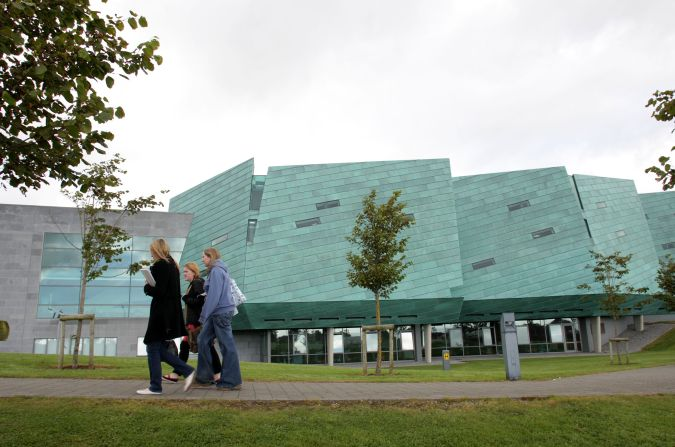
#> input picture Python - OpenCV, NumPy and Matplotlib/GMIT.jpg, 675 x 447 px
$ python lab9.py   (older library calls are emulated)
#> lines starting #> are read from the running program, lines starting #| are printed output that depends on the picture; after the words box and inside, x2 and y2 are one past the last pixel; in counts of white or black regions, pixels touching at a corner belong together
import cv2
import numpy as np
from matplotlib import pyplot as plt

img = cv2.imread('GMIT.jpg',)
#> img is the input picture: shape (447, 675, 3); mean B, G, R 146.4, 158.5, 148.9

#convert to gray scale
gray_image = cv2.cvtColor(img, cv2.COLOR_BGR2GRAY)
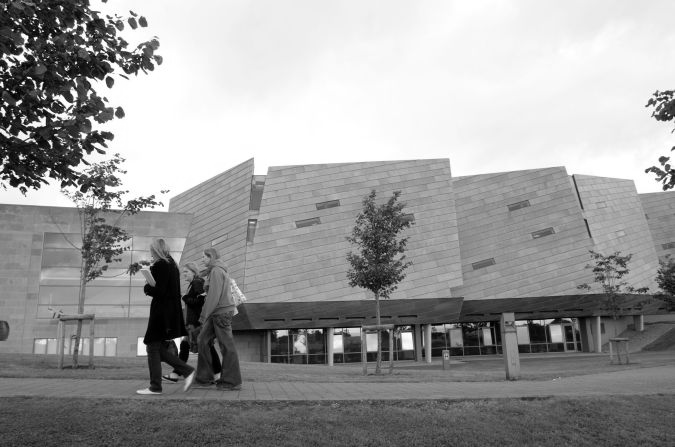
#> gray_image: shape (447, 675); min 0, max 255, mean 154.2

#write to new file
cv2.imwrite('GMIT_gray.jpg',gray_image)

#cv2.imshow('image',img)
#cv2.waitKey(0)

# Part 6
#======================
nrows = 2
ncols = 1

#plot first two for Part 6
plt.subplot(nrows, ncols,1),plt.imshow(cv2.cvtColor(img,cv2.COLOR_BGR2RGB), cmap = 'gray')
plt.title('Original'), plt.xticks([]), plt.yticks([])
plt.subplot(nrows, ncols,2),plt.imshow(gray_image, cmap = 'gray')
plt.title('GrayScale'), plt.xticks([]), plt.yticks([])
plt.show()

#Part 7
#======================
KernelSizeWidth = 13
KernelSizeHeight = 13

#add a GaussianBlur to image
imgOut = cv2.GaussianBlur(img,(KernelSizeWidth, KernelSizeHeight),0)
#cv2.imwrite('GMIT_blur.jpg',imgOut)

#cv2.imshow('image',imgOut)
#cv2.waitKey(0)

#Part 8
#======================
nrows = 2
ncols = 2

imgOrig = cv2.imread('GMIT.jpg',)

#plot four images for Part 8
plt.subplot(nrows, ncols,1),plt.imshow(cv2.cvtColor(imgOrig,cv2.COLOR_BGR2RGB), cmap = 'gray')
plt.title('Original'), plt.xticks([]), plt.yticks([])

plt.subplot(nrows, ncols,2),plt.imshow(gray_image, cmap = 'gray')
plt.title('GrayScale'), plt.xticks([]), plt.yticks([])

plt.subplot(nrows, ncols,3),plt.imshow(cv2.GaussianBlur(gray_image,(3, 3),0), cmap = 'gray')
plt.title('3 x 3 Blur'), plt.xticks([]), plt.yticks([])

plt.subplot(nrows, ncols,4),plt.imshow(cv2.GaussianBlur(gray_image,(13, 13),0), cmap = 'gray')
plt.title('13 x 13 Blur'), plt.xticks([]), plt.yticks([])

plt.show()

#Part 9, 10, 11 & 12
#======================
nrows = 3
ncols = 3

#read in and blur gray image
imgIn = cv2.imread('image_test.jpg',)
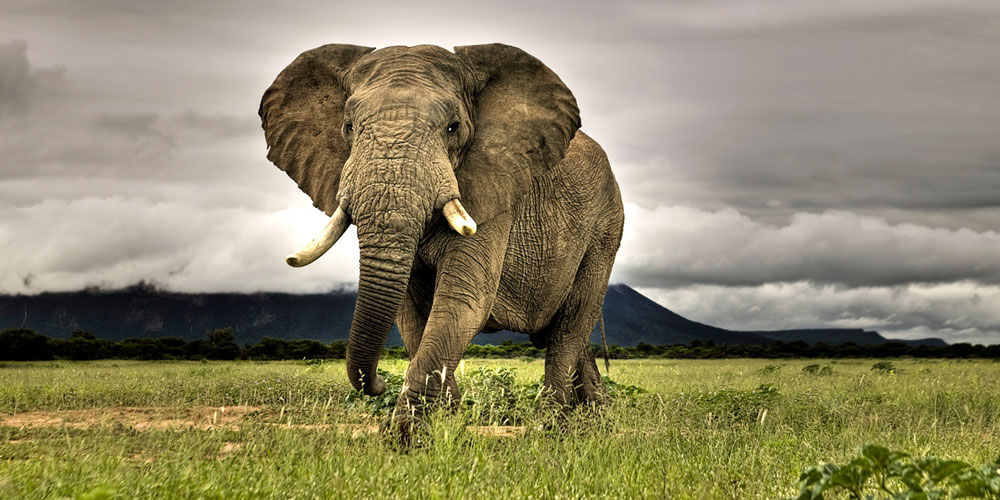
#> input picture Python - OpenCV, NumPy and Matplotlib/image_test.jpg, 1000 x 500 px
#> imgIn is the input picture: shape (500, 1000, 3); mean B, G, R 104.4, 134.5, 141.6
gray_test_image = cv2.cvtColor(imgIn, cv2.COLOR_BGR2GRAY)
blurredImg = cv2.GaussianBlur(gray_test_image,(13, 13),0)
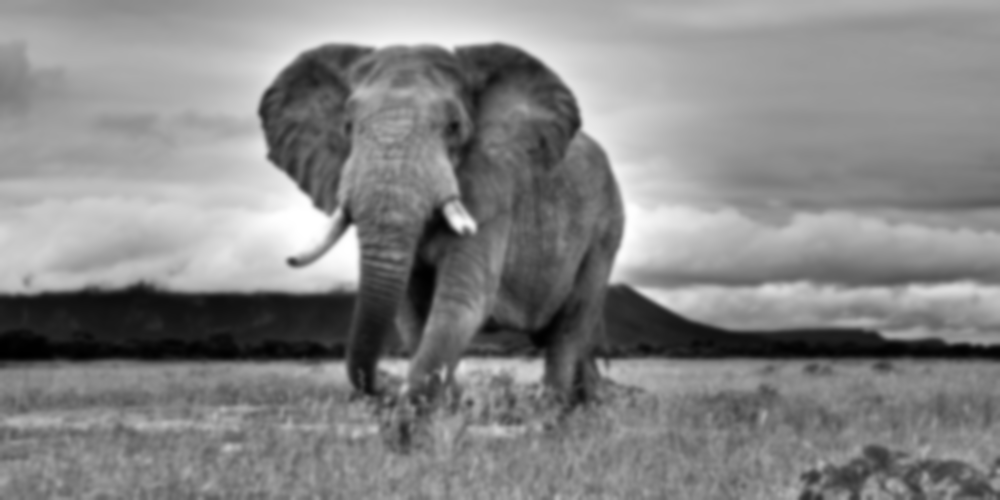
#> blurredImg: shape (500, 1000); min 0, max 255, mean 133.2

#get Horizontal and Vertical sobel image
sobelHorizontal = cv2.Sobel(blurredImg,cv2.CV_64F,1,0,ksize=5) # x dir
sobelVertical = cv2.Sobel(blurredImg,cv2.CV_64F,0,1,ksize=5) # y dir

#combine both H & V Sobel image
sobelCombined = sobelHorizontal + sobelVertical
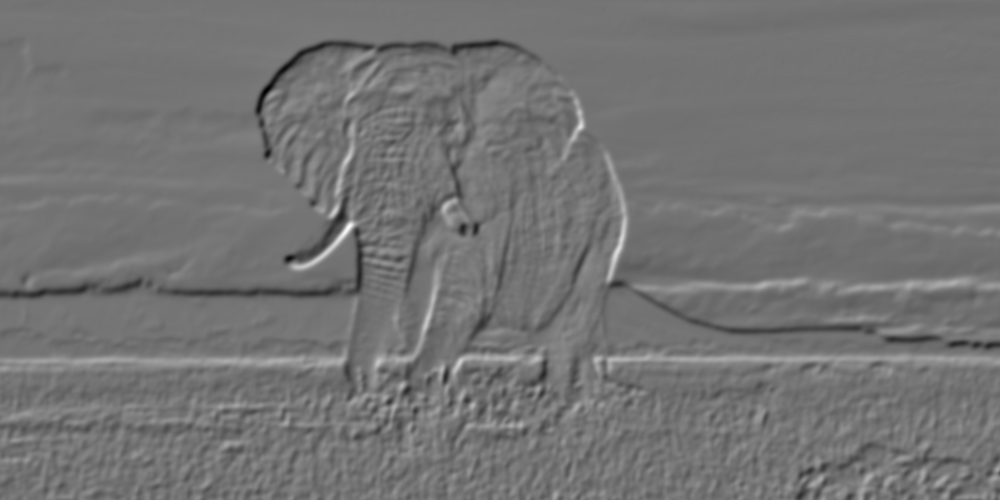
#> sobelCombined: shape (500, 1000) float64; min -5400, max 6456, mean -11.5; drawn with min black and max white

#apply canny to combined image with a threshold
canny = cv2.Canny(blurredImg,20,50)
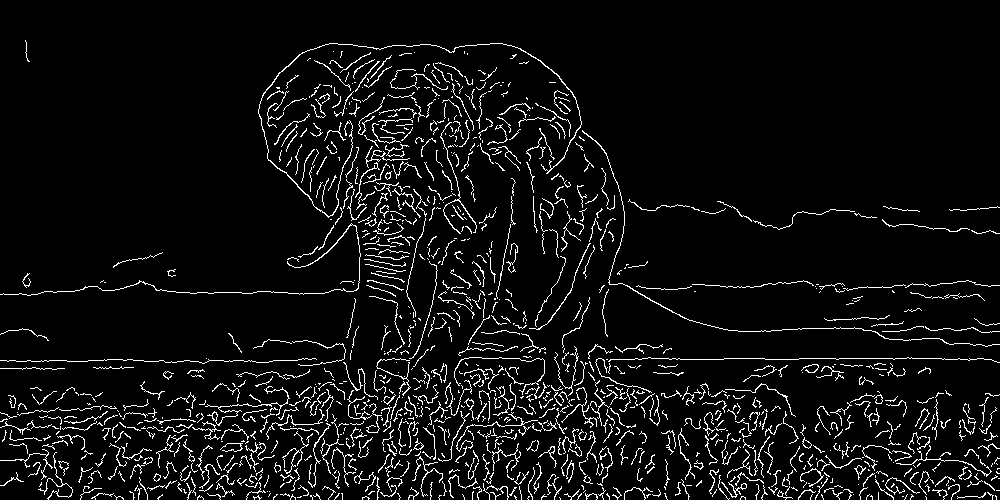
#> canny: shape (500, 1000); 6% white in thin lines or dots

#plot all six images
plt.subplot(nrows, ncols,1),plt.imshow(cv2.cvtColor(imgIn,cv2.COLOR_BGR2RGB), cmap = 'gray')
plt.title('Original'), plt.xticks([]), plt.yticks([])

plt.subplot(nrows, ncols,2),plt.imshow(gray_test_image, cmap = 'gray')
plt.title('GrayScale'), plt.xticks([]), plt.yticks([])

plt.subplot(nrows, ncols,3),plt.imshow(sobelHorizontal, cmap = 'gray')
plt.title('Sobel X'), plt.xticks([]), plt.yticks([])

plt.subplot(nrows, ncols,4),plt.imshow(sobelVertical, cmap = 'gray')
plt.title('Sobel Y'), plt.xticks([]), plt.yticks([])

plt.subplot(nrows, ncols,5),plt.imshow(sobelCombined, cmap = 'gray')
plt.title('Sobel Combined'), plt.xticks([]), plt.yticks([])

plt.subplot(nrows, ncols,6),plt.imshow(canny, cmap = 'gray')
plt.title('Canny Edge Image'), plt.xticks([]), plt.yticks([])

plt.show()
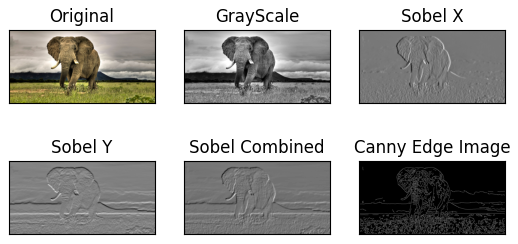
#> figure drawn by matplotlib, 6 panels

#Advanced Part 1
#======================
threshold = 10

#Loop through sobel combined image and set the value to either 1/0 depending if it's above/below the threshold
for x in sobelCombined:
	if x.all() > threshold:
		x = 1
	else:
		x = 0

cv2.imshow('SobelCombined Edited',sobelCombined)
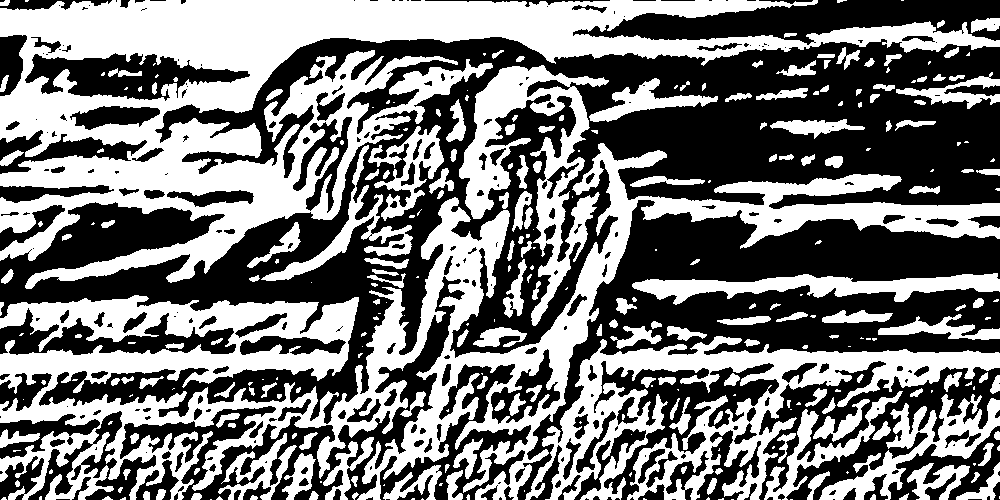
#> window 'SobelCombined Edited': shape (500, 1000); 47.1% white; 298 white regions (119 under 20 px), largest, box (x1, y1, x2, y2) and area: (0, 0, 1000, 289) 80936, (0, 143, 1000, 500) 70309, (525, 336, 1000, 500) 23398
cv2.waitKey(0)
